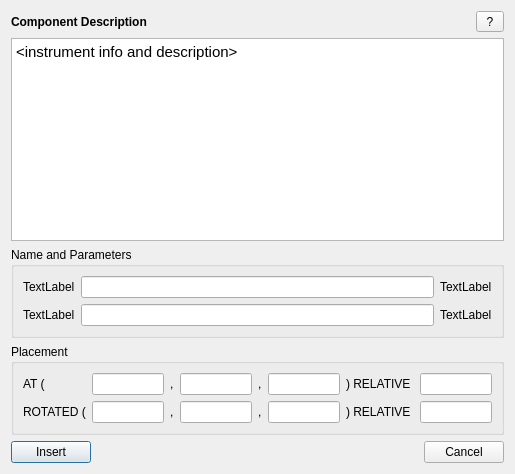
<?xml version="1.0" encoding="UTF-8"?>
<ui version="4.0">
 <class>Dialog</class>
 <widget class="QDialog" name="Dialog">
  <property name="geometry">
   <rect>
    <x>0</x>
    <y>0</y>
    <width>515</width>
    <height>474</height>
   </rect>
  </property>
  <property name="windowTitle">
   <string>Dialog</string>
  </property>
  <layout class="QVBoxLayout" name="verticalLayout_4">
   <item>
    <layout class="QVBoxLayout" name="vlMaster">
     <item>
      <layout class="QHBoxLayout" name="horizontalLayout_5">
       <item>
        <widget class="QLabel" name="label_14">
         <property name="font">
          <font>
           <weight>75</weight>
           <bold>true</bold>
          </font>
         </property>
         <property name="text">
          <string>Component Description</string>
         </property>
        </widget>
       </item>
       <item>
        <spacer name="horizontalSpacer_2">
         <property name="orientation">
          <enum>Qt::Horizontal</enum>
         </property>
         <property name="sizeHint" stdset="0">
          <size>
           <width>40</width>
           <height>20</height>
          </size>
         </property>
        </spacer>
       </item>
       <item>
        <widget class="QToolButton" name="btnHelp">
         <property name="text">
          <string> ? </string>
         </property>
        </widget>
       </item>
      </layout>
     </item>
     <item>
      <layout class="QHBoxLayout" name="horizontalLayout_6">
       <item>
        <widget class="QTextBrowser" name="tbInfoDescr">
         <property name="html">
          <string>&lt;!DOCTYPE HTML PUBLIC &quot;-//W3C//DTD HTML 4.0//EN&quot; &quot;http://www.w3.org/TR/REC-html40/strict.dtd&quot;&gt;
&lt;html&gt;&lt;head&gt;&lt;meta name=&quot;qrichtext&quot; content=&quot;1&quot; /&gt;&lt;style type=&quot;text/css&quot;&gt;
p, li { white-space: pre-wrap; }
&lt;/style&gt;&lt;/head&gt;&lt;body style=&quot; font-family:'Ubuntu'; font-size:11pt; font-weight:400; font-style:normal;&quot;&gt;
&lt;p style=&quot; margin-top:0px; margin-bottom:0px; margin-left:0px; margin-right:0px; -qt-block-indent:0; text-indent:0px;&quot;&gt;&amp;lt;instrument info and description&amp;gt;&lt;/p&gt;&lt;/body&gt;&lt;/html&gt;</string>
         </property>
        </widget>
       </item>
      </layout>
     </item>
     <item>
      <widget class="QGroupBox" name="groupBox_2">
       <property name="title">
        <string>Name and Parameters</string>
       </property>
       <layout class="QVBoxLayout" name="verticalLayout">
        <item>
         <layout class="QGridLayout" name="gridLayout">
          <item row="0" column="0">
           <widget class="QLabel" name="label">
            <property name="text">
             <string>TextLabel</string>
            </property>
           </widget>
          </item>
          <item row="0" column="2">
           <widget class="QLabel" name="label_10">
            <property name="text">
             <string>TextLabel</string>
            </property>
           </widget>
          </item>
          <item row="0" column="1">
           <widget class="QLineEdit" name="lineEdit_9"/>
          </item>
          <item row="1" column="0">
           <widget class="QLabel" name="label_11">
            <property name="text">
             <string>TextLabel</string>
            </property>
           </widget>
          </item>
          <item row="1" column="2">
           <widget class="QLabel" name="label_12">
            <property name="text">
             <string>TextLabel</string>
            </property>
           </widget>
          </item>
          <item row="1" column="1">
           <widget class="QLineEdit" name="lineEdit_10"/>
          </item>
         </layout>
        </item>
       </layout>
      </widget>
     </item>
     <item>
      <widget class="QGroupBox" name="groupBox">
       <property name="title">
        <string>Placement</string>
       </property>
       <layout class="QVBoxLayout" name="verticalLayout_2">
        <item>
         <layout class="QGridLayout" name="gridLayout_2">
          <item row="0" column="2">
           <widget class="QLabel" name="label_7">
            <property name="text">
             <string>,</string>
            </property>
           </widget>
          </item>
          <item row="0" column="6">
           <widget class="QLabel" name="label_9">
            <property name="text">
             <string>) RELATIVE </string>
            </property>
           </widget>
          </item>
          <item row="0" column="7">
           <widget class="QLineEdit" name="lineEdit_8"/>
          </item>
          <item row="0" column="0">
           <widget class="QLabel" name="label_6">
            <property name="text">
             <string>AT (</string>
            </property>
           </widget>
          </item>
          <item row="0" column="3">
           <widget class="QLineEdit" name="lineEdit_6"/>
          </item>
          <item row="0" column="1">
           <widget class="QLineEdit" name="lineEdit_5"/>
          </item>
          <item row="0" column="4">
           <widget class="QLabel" name="label_8">
            <property name="text">
             <string>,</string>
            </property>
           </widget>
          </item>
          <item row="0" column="5">
           <widget class="QLineEdit" name="lineEdit_7"/>
          </item>
          <item row="1" column="0">
           <widget class="QLabel" name="label_2">
            <property name="text">
             <string>ROTATED (</string>
            </property>
           </widget>
          </item>
          <item row="1" column="1">
           <widget class="QLineEdit" name="lineEdit"/>
          </item>
          <item row="1" column="3">
           <widget class="QLineEdit" name="lineEdit_2"/>
          </item>
          <item row="1" column="5">
           <widget class="QLineEdit" name="lineEdit_3"/>
          </item>
          <item row="1" column="7">
           <widget class="QLineEdit" name="lineEdit_4"/>
          </item>
          <item row="1" column="6">
           <widget class="QLabel" name="label_5">
            <property name="text">
             <string>) RELATIVE </string>
            </property>
           </widget>
          </item>
          <item row="1" column="2">
           <widget class="QLabel" name="label_3">
            <property name="text">
             <string>,</string>
            </property>
           </widget>
          </item>
          <item row="1" column="4">
           <widget class="QLabel" name="label_4">
            <property name="text">
             <string>,</string>
            </property>
           </widget>
          </item>
         </layout>
        </item>
       </layout>
      </widget>
     </item>
     <item>
      <layout class="QHBoxLayout" name="horizontalLayout">
       <item>
        <widget class="QPushButton" name="btnInsert">
         <property name="toolTip">
          <string>Insert component into instrument definition</string>
         </property>
         <property name="text">
          <string>Insert</string>
         </property>
         <property name="default">
          <bool>true</bool>
         </property>
        </widget>
       </item>
       <item>
        <spacer name="horizontalSpacer">
         <property name="orientation">
          <enum>Qt::Horizontal</enum>
         </property>
         <property name="sizeHint" stdset="0">
          <size>
           <width>40</width>
           <height>20</height>
          </size>
         </property>
        </spacer>
       </item>
       <item>
        <widget class="QPushButton" name="btnCancel">
         <property name="text">
          <string>Cancel</string>
         </property>
        </widget>
       </item>
      </layout>
     </item>
    </layout>
   </item>
  </layout>
 </widget>
 <resources/>
 <connections/>
</ui>
